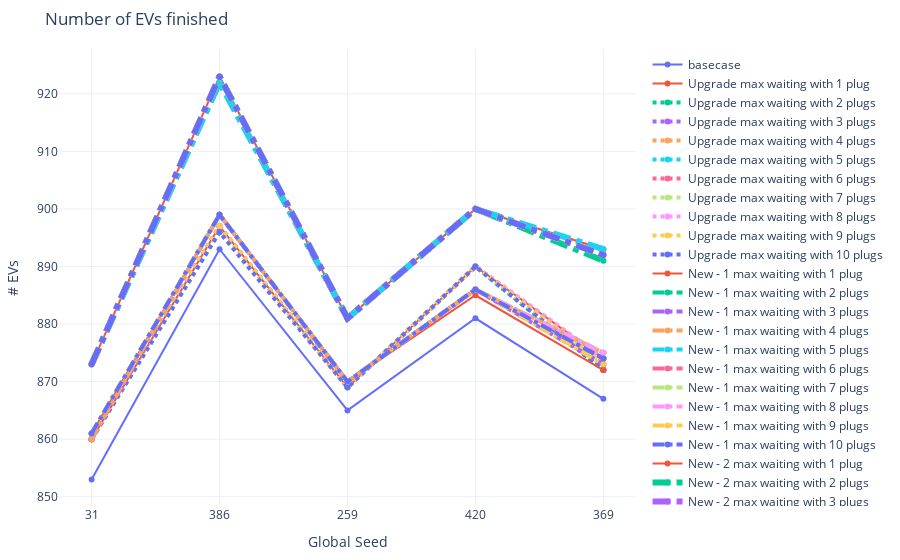

Write notebook code for a chart like this one.
### Code cell
# EVs finished
fig = go.Figure()
fig.add_trace(go.Scatter(x=seeds, y=count_stats[(671 <= count_stats['analysis_id']) & (count_stats['analysis_id']<= 675)].sort_values('analysis_id')['fin_count'],
                    mode='lines+markers',
                    name='basecase'))
fig.add_trace(go.Scatter(x=seeds, y=count_stats[(676 <= count_stats['analysis_id']) & (count_stats['analysis_id']<= 680)].sort_values('analysis_id')['fin_count'],
                    mode='lines+markers',
                    name='Upgrade max waiting with 1 plug'))
fig.add_trace(go.Scatter(x=seeds, y=count_stats[(681 <= count_stats['analysis_id']) & (count_stats['analysis_id']<= 685)].sort_values('analysis_id')['fin_count'],
                    mode='lines+markers',
                    name='Upgrade max waiting with 2 plugs', line=dict(width=4, dash='dot')))
fig.add_trace(go.Scatter(x=seeds, y=count_stats[(686 <= count_stats['analysis_id']) & (count_stats['analysis_id']<= 690)].sort_values('analysis_id')['fin_count'],
                    mode='lines+markers',
                    name='Upgrade max waiting with 3 plugs', line=dict(width=4, dash='dot')))
fig.add_trace(go.Scatter(x=seeds, y=count_stats[(691 <= count_stats['analysis_id']) & (count_stats['analysis_id']<= 695)].sort_values('analysis_id')['fin_count'],
                    mode='lines+markers',
                    name='Upgrade max waiting with 4 plugs', line=dict(width=4, dash='dot')))
fig.add_trace(go.Scatter(x=seeds, y=count_stats[(696 <= count_stats['analysis_id']) & (count_stats['analysis_id']<= 700)].sort_values('analysis_id')['fin_count'],
                    mode='lines+markers',
                    name='Upgrade max waiting with 5 plugs', line=dict(width=4, dash='dot')))
fig.add_trace(go.Scatter(x=seeds, y=count_stats[(701 <= count_stats['analysis_id']) & (count_stats['analysis_id']<= 705)].sort_values('analysis_id')['fin_count'],
                    mode='lines+markers',
                    name='Upgrade max waiting with 6 plugs', line=dict(width=4, dash='dot')))
fig.add_trace(go.Scatter(x=seeds, y=count_stats[(706 <= count_stats['analysis_id']) & (count_stats['analysis_id']<= 710)].sort_values('analysis_id')['fin_count'],
                    mode='lines+markers',
                    name='Upgrade max waiting with 7 plugs', line=dict(width=4, dash='dot')))
fig.add_trace(go.Scatter(x=seeds, y=count_stats[(711 <= count_stats['analysis_id']) & (count_stats['analysis_id']<= 715)].sort_values('analysis_id')['fin_count'],
                    mode='lines+markers',
                    name='Upgrade max waiting with 8 plugs', line=dict(width=4, dash='dot')))
fig.add_trace(go.Scatter(x=seeds, y=count_stats[(716 <= count_stats['analysis_id']) & (count_stats['analysis_id']<= 720)].sort_values('analysis_id')['fin_count'],
                    mode='lines+markers',
                    name='Upgrade max waiting with 9 plugs', line=dict(width=4, dash='dot')))
fig.add_trace(go.Scatter(x=seeds, y=count_stats[(721 <= count_stats['analysis_id']) & (count_stats['analysis_id']<= 725)].sort_values('analysis_id')['fin_count'],
                    mode='lines+markers',
                    name='Upgrade max waiting with 10 plugs', line=dict(width=4, dash='dot')))

## New - 1
fig.add_trace(go.Scatter(x=seeds, y=count_stats[(726 <= count_stats['analysis_id']) & (count_stats['analysis_id']<= 730)].sort_values('analysis_id')['fin_count'],
                    mode='lines+markers',
                    name='New - 1 max waiting with 1 plug'))
fig.add_trace(go.Scatter(x=seeds, y=count_stats[(731 <= count_stats['analysis_id']) & (count_stats['analysis_id']<= 735)].sort_values('analysis_id')['fin_count'],
                    mode='lines+markers',
                    name='New - 1 max waiting with 2 plugs', line=dict(width=4, dash='dashdot')))
fig.add_trace(go.Scatter(x=seeds, y=count_stats[(736 <= count_stats['analysis_id']) & (count_stats['analysis_id']<= 740)].sort_values('analysis_id')['fin_count'],
                    mode='lines+markers',
                    name='New - 1 max waiting with 3 plugs', line=dict(width=4, dash='dashdot')))
fig.add_trace(go.Scatter(x=seeds, y=count_stats[(741 <= count_stats['analysis_id']) & (count_stats['analysis_id']<= 745)].sort_values('analysis_id')['fin_count'],
                    mode='lines+markers',
                    name='New - 1 max waiting with 4 plugs', line=dict(width=4, dash='dashdot')))
fig.add_trace(go.Scatter(x=seeds, y=count_stats[(746 <= count_stats['analysis_id']) & (count_stats['analysis_id']<= 750)].sort_values('analysis_id')['fin_count'],
                    mode='lines+markers',
                    name='New - 1 max waiting with 5 plugs', line=dict(width=4, dash='dashdot')))
fig.add_trace(go.Scatter(x=seeds, y=count_stats[(751 <= count_stats['analysis_id']) & (count_stats['analysis_id']<= 755)].sort_values('analysis_id')['fin_count'],
                    mode='lines+markers',
                    name='New - 1 max waiting with 6 plugs', line=dict(width=4, dash='dashdot')))
fig.add_trace(go.Scatter(x=seeds, y=count_stats[(756 <= count_stats['analysis_id']) & (count_stats['analysis_id']<= 760)].sort_values('analysis_id')['fin_count'],
                    mode='lines+markers',
                    name='New - 1 max waiting with 7 plugs', line=dict(width=4, dash='dashdot')))
fig.add_trace(go.Scatter(x=seeds, y=count_stats[(761 <= count_stats['analysis_id']) & (count_stats['analysis_id']<= 765)].sort_values('analysis_id')['fin_count'],
                    mode='lines+markers',
                    name='New - 1 max waiting with 8 plugs', line=dict(width=4, dash='dashdot')))
fig.add_trace(go.Scatter(x=seeds, y=count_stats[(766 <= count_stats['analysis_id']) & (count_stats['analysis_id']<= 770)].sort_values('analysis_id')['fin_count'],
                    mode='lines+markers',
                    name='New - 1 max waiting with 9 plugs', line=dict(width=4, dash='dashdot')))
fig.add_trace(go.Scatter(x=seeds, y=count_stats[(771 <= count_stats['analysis_id']) & (count_stats['analysis_id']<= 775)].sort_values('analysis_id')['fin_count'],
                    mode='lines+markers',
                    name='New - 1 max waiting with 10 plugs', line=dict(width=4, dash='dashdot')))

## New - 2
fig.add_trace(go.Scatter(x=seeds, y=count_stats[(776 <= count_stats['analysis_id']) & (count_stats['analysis_id']<= 780)].sort_values('analysis_id')['fin_count'],
                    mode='lines+markers',
                    name='New - 2 max waiting with 1 plug'))
fig.add_trace(go.Scatter(x=seeds, y=count_stats[(781 <= count_stats['analysis_id']) & (count_stats['analysis_id']<= 785)].sort_values('analysis_id')['fin_count'],
                    mode='lines+markers',
                    name='New - 2 max waiting with 2 plugs', line=dict(width=6, dash='dashdot')))
fig.add_trace(go.Scatter(x=seeds, y=count_stats[(786 <= count_stats['analysis_id']) & (count_stats['analysis_id']<= 790)].sort_values('analysis_id')['fin_count'],
                    mode='lines+markers',
                    name='New - 2 max waiting with 3 plugs', line=dict(width=6, dash='dashdot')))
fig.add_trace(go.Scatter(x=seeds, y=count_stats[(791 <= count_stats['analysis_id']) & (count_stats['analysis_id']<= 795)].sort_values('analysis_id')['fin_count'],
                    mode='lines+markers',
                    name='New - 2 max waiting with 4 plugs', line=dict(width=6, dash='dashdot')))
fig.add_trace(go.Scatter(x=seeds, y=count_stats[(796 <= count_stats['analysis_id']) & (count_stats['analysis_id']<= 800)].sort_values('analysis_id')['fin_count'],
                    mode='lines+markers',
                    name='New - 2 max waiting with 5 plugs', line=dict(width=6, dash='dashdot')))
fig.add_trace(go.Scatter(x=seeds, y=count_stats[(801 <= count_stats['analysis_id']) & (count_stats['analysis_id']<= 805)].sort_values('analysis_id')['fin_count'],
                    mode='lines+markers',
                    name='New - 2 max waiting with 6 plugs', line=dict(width=6, dash='dashdot')))
fig.add_trace(go.Scatter(x=seeds, y=count_stats[(806 <= count_stats['analysis_id']) & (count_stats['analysis_id']<= 810)].sort_values('analysis_id')['fin_count'],
                    mode='lines+markers',
                    name='New - 2 max waiting with 7 plugs', line=dict(width=6, dash='dashdot')))
fig.add_trace(go.Scatter(x=seeds, y=count_stats[(811 <= count_stats['analysis_id']) & (count_stats['analysis_id']<= 815)].sort_values('analysis_id')['fin_count'],
                    mode='lines+markers',
                    name='New - 2 max waiting with 8 plugs', line=dict(width=6, dash='dashdot')))
fig.add_trace(go.Scatter(x=seeds, y=count_stats[(816 <= count_stats['analysis_id']) & (count_stats['analysis_id']<= 820)].sort_values('analysis_id')['fin_count'],
                    mode='lines+markers',
                    name='New - 2 max waiting with 9 plugs', line=dict(width=6, dash='dashdot')))
fig.add_trace(go.Scatter(x=seeds, y=count_stats[(821 <= count_stats['analysis_id']) & (count_stats['analysis_id']<= 825)].sort_values('analysis_id')['fin_count'],
                    mode='lines+markers',
                    name='New - 2 max waiting with 10 plugs', line=dict(width=6, dash='dashdot')))


fig.update_xaxes(type='category')
fig.update_layout(margin=dict(l=20, r=20, t=50, b=20), uniformtext_minsize=8, uniformtext_mode='hide', template='plotly_white', title_text = 'Number of EVs finished',
        showlegend = True, yaxis_title="# EVs", 
                  xaxis_title="Global Seed", )
fig.show()

### Figure 1 — Plotly figure (JSON) as saved in the notebook; plotly's stock layout.template omitted (floating-point values rounded to 4 significant figures)
{"data": [{"mode": "lines+markers", "name": "basecase", "type": "scatter", "x": ["31", "386", "259", "420", "369"], "y": [853, 893, 865, 881, 867]}, {"mode": "lines+markers", "name": "Upgrade max waiting with 1 plug", "type": "scatter", "x": ["31", "386", "259", "420", "369"], "y": [860, 897, 869, 890, 874]}, {"line": {"dash": "dot", "width": 4}, "mode": "lines+markers", "name": "Upgrade max waiting with 2 plugs", "type": "scatter", "x": ["31", "386", "259", "420", "369"], "y": [860, 897, 869, 890, 872]}, {"line": {"dash": "dot", "width": 4}, "mode": "lines+markers", "name": "Upgrade max waiting with 3 plugs", "type": "scatter", "x": ["31", "386", "259", "420", "369"], "y": [860, 896, 869, 890, 872]}, {"line": {"dash": "dot", "width": 4}, "mode": "lines+markers", "name": "Upgrade max waiting with 4 plugs", "type": "scatter", "x": ["31", "386", "259", "420", "369"], "y": [860, 897, 869, 890, 874]}, {"line": {"dash": "dot", "width": 4}, "mode": "lines+markers", "name": "Upgrade max waiting with 5 plugs", "type": "scatter", "x": ["31", "386", "259", "420", "369"], "y": [860, 897, 869, 890, 873]}, {"line": {"dash": "dot", "width": 4}, "mode": "lines+markers", "name": "Upgrade max waiting with 6 plugs", "type": "scatter", "x": ["31", "386", "259", "420", "369"], "y": [860, 897, 869, 890, 874]}, {"line": {"dash": "dot", "width": 4}, "mode": "lines+markers", "name": "Upgrade max waiting with 7 plugs", "type": "scatter", "x": ["31", "386", "259", "420", "369"], "y": [860, 896, 869, 890, 873]}, {"line": {"dash": "dot", "width": 4}, "mode": "lines+markers", "name": "Upgrade max waiting with 8 plugs", "type": "scatter", "x": ["31", "386", "259", "420", "369"], "y": [860, 897, 869, 890, 874]}, {"line": {"dash": "dot", "width": 4}, "mode": "lines+markers", "name": "Upgrade max waiting with 9 plugs", "type": "scatter", "x": ["31", "386", "259", "420", "369"], "y": [860, 897, 869, 890, 873]}, {"line": {"dash": "dot", "width": 4}, "mode": "lines+markers", "name": "Upgrade max waiting with 10 plugs", "type": "scatter", "x": ["31", "386", "259", "420", "369"], "y": [860, 896, 869, 890, 872]}, {"mode": "lines+markers", "name": "New - 1 max waiting with 1 plug", "type": "scatter", "x": ["31", "386", "259", "420", "369"], "y": [861, 899, 870, 885, 872]}, {"line": {"dash": "dashdot", "width": 4}, "mode": "lines+markers", "name": "New - 1 max waiting with 2 plugs", "type": "scatter", "x": ["31", "386", "259", "420", "369"], "y": [861, 899, 870, 886, 875]}, {"line": {"dash": "dashdot", "width": 4}, "mode": "lines+markers", "name": "New - 1 max waiting with 3 plugs", "type": "scatter", "x": ["31", "386", "259", "420", "369"], "y": [860, 899, 870, 886, 873]}, {"line": {"dash": "dashdot", "width": 4}, "mode": "lines+markers", "name": "New - 1 max waiting with 4 plugs", "type": "scatter", "x": ["31", "386", "259", "420", "369"], "y": [860, 899, 870, 886, 875]}, {"line": {"dash": "dashdot", "width": 4}, "mode": "lines+markers", "name": "New - 1 max waiting with 5 plugs", "type": "scatter", "x": ["31", "386", "259", "420", "369"], "y": [861, 899, 870, 886, 874]}, {"line": {"dash": "dashdot", "width": 4}, "mode": "lines+markers", "name": "New - 1 max waiting with 6 plugs", "type": "scatter", "x": ["31", "386", "259", "420", "369"], "y": [861, 899, 870, 886, 874]}, {"line": {"dash": "dashdot", "width": 4}, "mode": "lines+markers", "name": "New - 1 max waiting with 7 plugs", "type": "scatter", "x": ["31", "386", "259", "420", "369"], "y": [861, 899, 870, 886, 875]}, {"line": {"dash": "dashdot", "width": 4}, "mode": "lines+markers", "name": "New - 1 max waiting with 8 plugs", "type": "scatter", "x": ["31", "386", "259", "420", "369"], "y": [861, 899, 870, 886, 875]}, {"line": {"dash": "dashdot", "width": 4}, "mode": "lines+markers", "name": "New - 1 max waiting with 9 plugs", "type": "scatter", "x": ["31", "386", "259", "420", "369"], "y": [861, 899, 870, 886, 873]}, {"line": {"dash": "dashdot", "width": 4}, "mode": "lines+markers", "name": "New - 1 max waiting with 10 plugs", "type": "scatter", "x": ["31", "386", "259", "420", "369"], "y": [861, 899, 870, 886, 874]}, {"mode": "lines+markers", "name": "New - 2 max waiting with 1 plug", "type": "scatter", "x": ["31", "386", "259", "420", "369"], "y": [873, 923, 881, 900, 893]}, {"line": {"dash": "dashdot", "width": 6}, "mode": "lines+markers", "name": "New - 2 max waiting with 2 plugs", "type": "scatter", "x": ["31", "386", "259", "420", "369"], "y": [873, 922, 881, 900, 891]}, {"line": {"dash": "dashdot", "width": 6}, "mode": "lines+markers", "name": "New - 2 max waiting with 3 plugs", "type": "scatter", "x": ["31", "386", "259", "420", "369"], "y": [873, 923, 881, 900, 892]}, {"line": {"dash": "dashdot", "width": 6}, "mode": "lines+markers", "name": "New - 2 max waiting with 4 plugs", "type": "scatter", "x": ["31", "386", "259", "420", "369"], "y": [873, 923, 881, 900, 892]}, {"line": {"dash": "dashdot", "width": 6}, "mode": "lines+markers", "name": "New - 2 max waiting with 5 plugs", "type": "scatter", "x": ["31", "386", "259", "420", "369"], "y": [873, 922, 881, 900, 893]}, {"line": {"dash": "dashdot", "width": 6}, "mode": "lines+markers", "name": "New - 2 max waiting with 6 plugs", "type": "scatter", "x": ["31", "386", "259", "420", "369"], "y": [873, 923, 881, 900, 892]}, {"line": {"dash": "dashdot", "width": 6}, "mode": "lines+markers", "name": "New - 2 max waiting with 7 plugs", "type": "scatter", "x": ["31", "386", "259", "420", "369"], "y": [873, 923, 881, 900, 892]}, {"line": {"dash": "dashdot", "width": 6}, "mode": "lines+markers", "name": "New - 2 max waiting with 8 plugs", "type": "scatter", "x": ["31", "386", "259", "420", "369"], "y": [873, 923, 881, 900, 892]}, {"line": {"dash": "dashdot", "width": 6}, "mode": "lines+markers", "name": "New - 2 max waiting with 9 plugs", "type": "scatter", "x": ["31", "386", "259", "420", "369"], "y": [873, 923, 881, 900, 892]}, {"line": {"dash": "dashdot", "width": 6}, "mode": "lines+markers", "name": "New - 2 max waiting with 10 plugs", "type": "scatter", "x": ["31", "386", "259", "420", "369"], "y": [873, 923, 881, 900, 892]}], "layout": {"autosize": true, "margin": {"b": 20, "l": 20, "r": 20, "t": 50}, "showlegend": true, "title": {"text": "Number of EVs finished"}, "uniformtext": {"minsize": 8, "mode": "hide"}, "xaxis": {"autorange": true, "range": [-0.2436, 4.244], "title": {"text": "Global Seed"}, "type": "category"}, "yaxis": {"autorange": true, "range": [848.2, 927.8], "title": {"text": "# EVs"}, "type": "linear"}}}
